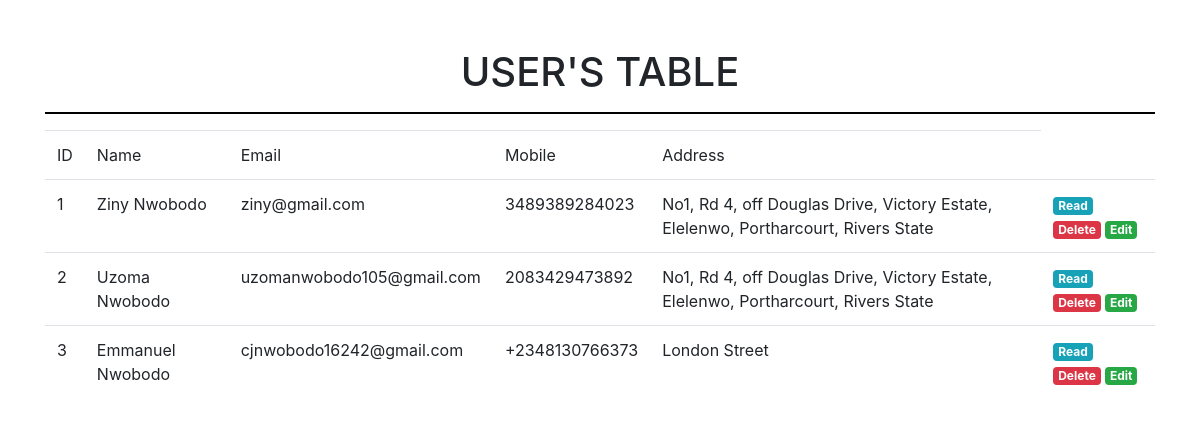
The page /viewUsers.php on the database its author committed.
### tables this page shows
CREATE TABLE `users` (
  `id` int(11) NOT NULL,
  `name` varchar(255) NOT NULL,
  `email` varchar(255) NOT NULL,
  `mobile` varchar(255) NOT NULL,
  `address` varchar(255) NOT NULL,
  `accesscontrol` varchar(1) NOT NULL
);

### Controllers/Procedures.php (called while the page is built, shortened)
<?php
    include('DBConn.php');
    class Procedures{
        public function getUsers(){
            $data = null;
            $this->dbconn  = new DBConn();
            $query = "select  * from users";
            if($sql = $this->dbconn->executeQuery($query)){
                while($row = mysqli_fetch_assoc($sql)){
                    $data[] = $row;
                }
            }
            return $data;
        }
    }
?>

### Controllers/DBConn.php (called while the page is built)
<?php
    class DBConn{
        private $server = "localhost";
        private $username = "root";
        private $password = null;
        private $db_name = "tutorial_project";
        private $port = "4306";
        private $conn;
        public function __construct()
        {
            try{
                $this->conn = new mysqli($this->server, $this->username, $this->password, $this->db_name, $this->port);
            }catch (Exception $e){
                echo "connection Failed: ".$e->getMessage();
            }
        }
        public function executeQuery(string $query){
            return $this->conn->query($query);
        }
    }
?>

### viewUsers.php (the view, shortened to what this page needs)
<!DOCTYPE html>
<html lang="en">
<head>
    <link rel="stylesheet" href="bootstrap/css/bootstrap.min.css">
</head>
<body>
    <div class="container">
        <div class="row">
            <div class="col-md-12 mt-5">
                <h1 class="text-center">USER'S TABLE</h1>
                <hr style="height: 1px; color: black; background-color: black">
            </div>
        </div>
        <div class="row">
            <div class="col-md-12">
                <table class="table">
                    <thead>
                        <tr>
                            <td>ID</td>
                            <td>Name</td>
                            <td>Email</td>
                            <td>Mobile</td>
                            <td>Address</td>
                        </tr>
                    </thead>
                    <tbody>
                        <?php
                            include('Controllers/Procedures.php');
                            $proc = new Procedures();
                            $data = $proc->getUsers();
                            $i = 0;
                            if($data != null){
                                foreach($data as $row){
                                    $i++;
                                    $name = $row['name'];
                                    $email = $row['email'];
                                    $mobile = $row['mobile'];
                                    $address = $row['address'];
                                    $id = $row['id'];
                                    echo "
                                    <tr>
                                            <td>$i</td>
                                            <td>{$name}</td>
                                            <td>{$email}</td>
                                            <td>{$mobile}</td>
                                            <td>{$address}</td>
                                            <td>
                                                <a href='viewUser.php?id={$id}' class='badge badge-info'>Read</a>
                                                <a href='deleteUser.php?id={$id}' class='badge badge-danger'>Delete</a>
                                                <a href='editUser.php?id={$id}' class='badge badge-success'>Edit</a>
                                            </td>
                                    </tr>
                                    ";
                                }
                            } else{
                                echo "No Data Found";
                            }
                        ?>
                    </tbody>
                </table>
            </div>
        </div>
    </div>
</body>
</html>

### rows shown on the page
users: name "Ziny Nwobodo", email "ziny@gmail.com", mobile "3489389284023", address "No1, Rd 4, off Douglas Drive, Victory Estate, Elelenwo, Portharcourt, Rivers State"
users: name "Uzoma Nwobodo", email "uzomanwobodo105@gmail.com", mobile "2083429473892", address "No1, Rd 4, off Douglas Drive, Victory Estate, Elelenwo, Portharcourt, Rivers State"
users: name "Emmanuel Nwobodo", email "cjnwobodo16242@gmail.com", mobile "+2348130766373", address "London Street"
